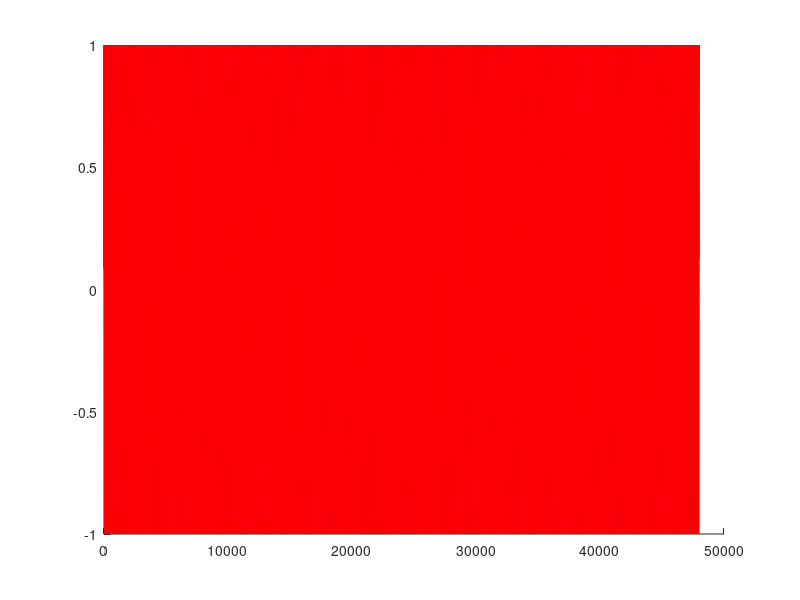
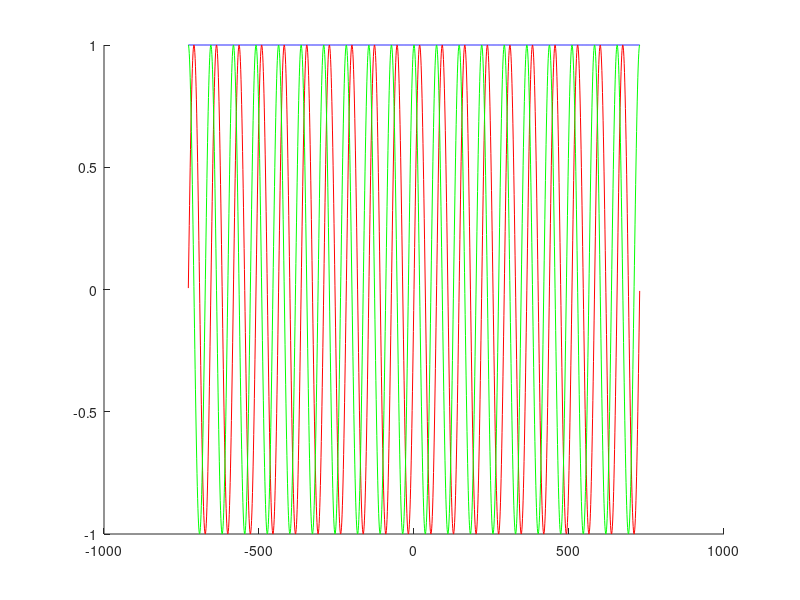
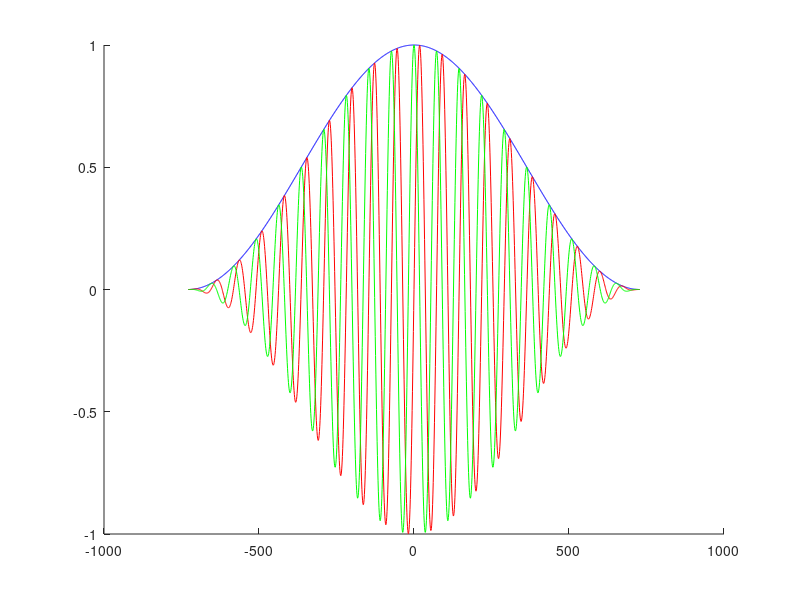
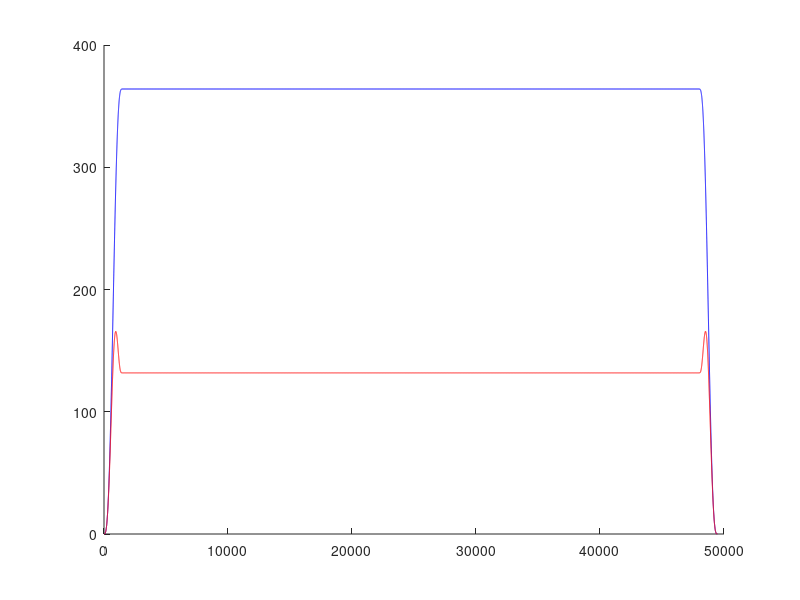

Write the MATLAB code that produced these figures, in order.
fs = 48000; % sample frequncy
x = 1:fs; % sample size

f_ot = 8; % third overton

f_sch = 82.41 * f_ot; % frequency to analyze, low E guitarr

p = 20; % number of periods
ws = round(p * fs / f_sch); % window size

latency = 0.5 * ws / fs

w = -ws / 2:ws / 2; % windw

f = 82.41 * f_ot;
data = sin(2 * pi * f * x / fs);

f2 = 87.31 * f_ot;
data2 = sin(2 * pi * f2 * x / fs);

% complex representation
sin_cos = sin(2 * pi * f_sch * w / fs) + j * cos(2 * pi * f_sch * w / fs);

han = hanning(ws + 1)';
sin_cos_han = (sin_cos .* han); % element by element

c = conv(data, sin_cos_han);
c2 = conv(data2, sin_cos_han);

figure(1);
clf;
hold on;
plot(data, '-b');
plot(data2, '-r');
hold off;

figure(2);
clf;
hold on;
plot(w, abs(sin_cos), '-b');
plot(w, real(sin_cos), '-r');
plot(w, imag(sin_cos), '-g');
hold off;

figure(3);
clf;
hold on;
plot(w, abs(sin_cos_han), '-b');
plot(w, real(sin_cos_han), '-r');
plot(w, imag(sin_cos_han), '-g');
hold off;

figure(4);
clf;
hold on;
plot(abs(c), '-b');
% plot(real(c), '-r');
% plot(imag(c), '-g');

plot(abs(c2), '-r');
hold off;

% plot(han, '-b');

% figure(2);
% plot(w, sin_cos, '-');

%plot(data, '-b', ifft_data, '-r');
% hold on
% plot(x, data(x + 17), '-xr');
% hold off
% title("data");
% legend("legend data");

% figure(2);
% plot(x, ifft_data(x));
% title("ifft_daa");
% legend("legend ifft_data");

% plot(x, data);

% plot(x, ifft_data);
